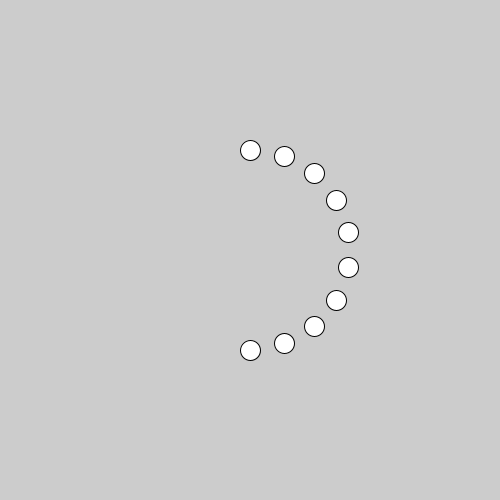
Frame 1 (no input)
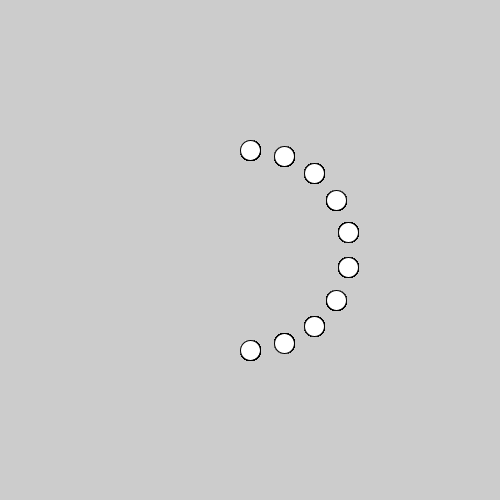
Frame 60 (the mouse pressed at the canvas centre just before this capture)
Frame 120 (the mouse held since frame 60 and released just before this capture): identical to frame 60, image omitted

The Processing sketch that drew these frames (run headless with seeded random() and noise(); from frame 60 on, the mouse is pressed at the canvas centre):

// Processing sketch: posicionamiento_circular_01
// ── posicionamiento_circular_01.pde
//Este codigo posiciona elementos alrededor de un centro

float angle; //separacion (en grados o radianes) entre cada elemento
float radio; //que tan lejos del centro de la circunferencia 
int nElementos; //numero total de elementos
float s; //para el tamano de los elementos
float origenX, origenY; //para determinar donde esta el centro de la circunferencia

void setup(){
  size(500,500);
  nElementos = 10;
  angle = radians(20);
  radio = 100;
  s = 20;
  origenX = width/2;
  origenY = height/2;
}

void draw(){
  for (int i=0;i<nElementos;i++){
    //Este es el algoritmo para posicionar en circulo
    float posX = origenX + sin(angle * i) * radio;
    float posY = origenY + cos(angle * i) * radio;
    ellipse(posX, posY, s, s);
  }
}
